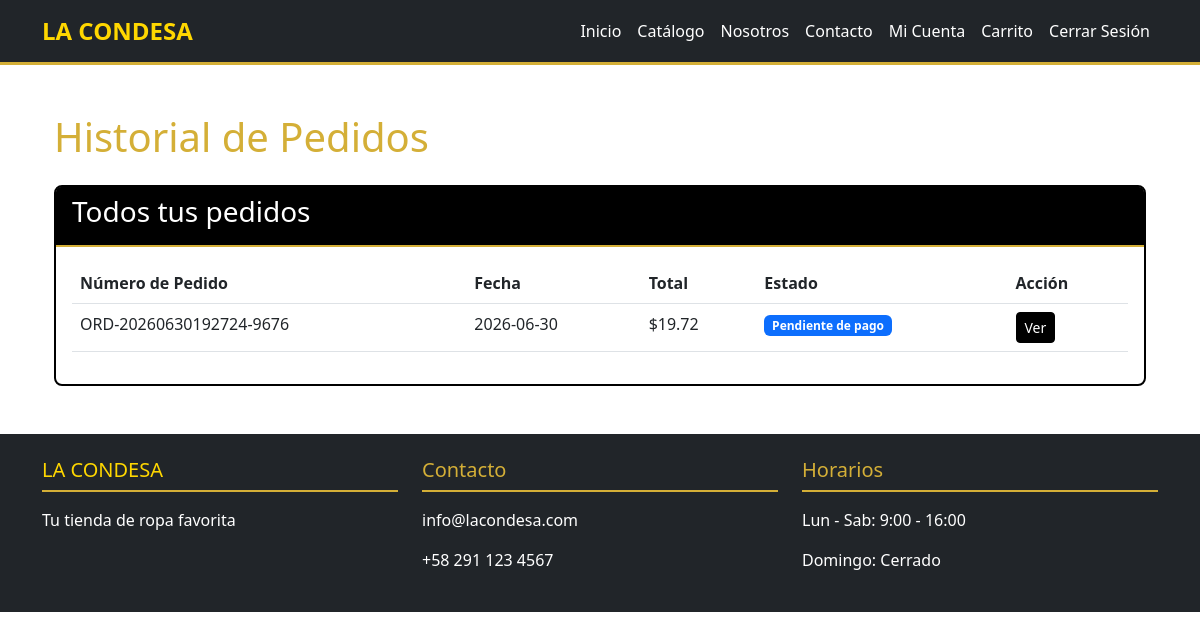
/customer/orders (signed in), run on the app's committed database.
### models/order.py (models this page shows, shortened)
class Order(db.Model):
    __tablename__ = 'orders'
    STATUSES = ['pending_payment', 'paid', 'preparing', 'ready_for_pickup', 'delivered']
    PAYMENT_STATUS = ['pending', 'verified', 'cancelled']
    id = db.Column(db.Integer, primary_key=True)
    user_id = db.Column(db.Integer, db.ForeignKey('users.id'), nullable=False)
    order_number = db.Column(db.String(20), unique=True, nullable=False, index=True)
    subtotal = db.Column(db.Float, nullable=False, default=0.0)
    tax = db.Column(db.Float, nullable=False, default=0.0)
    discount = db.Column(db.Float, nullable=False, default=0.0)
    total = db.Column(db.Float, nullable=False, default=0.0)
    status = db.Column(db.String(20), default='pending_payment', nullable=False)
    pickup_location = db.Column(db.String(100), nullable=True)
    payment_status = db.Column(db.String(20), default='pending', nullable=False)
    payment_reference = db.Column(db.String(50), nullable=True)
    receipt_path = db.Column(db.String(255), nullable=True)
    payment_receipt_path = db.Column(db.String(255), nullable=True)
    confirmed_by_id = db.Column(db.Integer, db.ForeignKey('users.id'), nullable=True)
    created_at = db.Column(db.DateTime, default=datetime.utcnow)
    paid_at = db.Column(db.DateTime, nullable=True)
    delivered_at = db.Column(db.DateTime, nullable=True)
    items = db.relationship('OrderItem', backref='order', lazy='dynamic', cascade='all, delete-orphan')
    customer = db.relationship('User', foreign_keys=[user_id], back_populates='orders', lazy='select')
    confirmed_by = db.relationship('User', foreign_keys=[confirmed_by_id], lazy='select', overlaps="orders")

### routes/customer.py (the view)
@customer_bp.route('/orders')
@login_required
def orders():
    user_orders = Order.query.filter_by(user_id=current_user.id).order_by(Order.created_at.desc()).all()
    return render_template('customer/orders.html', orders=user_orders)

### utils/sessions.py (called while the page is built)
def track_session_activity():
    if current_user.is_authenticated:
        session['last_activity'] = datetime.utcnow().isoformat()
        session['user_agent'] = request.headers.get('User-Agent')
        session['ip_address'] = request.remote_addr

### templates/customer/orders.html (shortened to what this page needs)
{% extends "base.html" %}
{% block content %}
<div class="container mt-5">
    <h1 class="text-gold mb-4">Historial de Pedidos</h1>
    {% if orders %}
    <div class="card border-black">
        <div class="card-header">
            <h3>Todos tus pedidos</h3>
        </div>
        <div class="card-body">
            <table class="table">
                <thead>
                    <tr>
                        <th>Número de Pedido</th>
                        <th>Fecha</th>
                        <th>Total</th>
                        <th>Estado</th>
                        <th>Acción</th>
                    </tr>
                </thead>
                <tbody>
                    {% for order in orders %}
                    <tr>
                        <td>{{ order.order_number }}</td>
                        <td>{{ order.created_at.strftime('%Y-%m-%d') }}</td>
                        <td>${{ "%.2f"|format(order.total) }}</td>
                        <td><span class="badge bg-primary">{{ order.status|status_es }}</span></td>
                        <td>
                            <a href="{{ url_for('customer.order_detail', order_id=order.id) }}" class="btn btn-sm btn-primary">Ver</a>
                        </td>
                    </tr>
                    {% endfor %}
                </tbody>
            </table>
        </div>
    </div>
    {% else %}
    <div class="alert alert-info">
        No tienes pedidos registrados.
        <a href="{{ url_for('public.catalog') }}" class="alert-link">Ir al catálogo</a>
    </div>
    {% endif %}
</div>
{% endblock %}

### static/css/style.css (style rules this page uses)
:root { --primary-black: #000000; --primary-gold: #D4AF37; --primary-blue: #1E90FF; --primary-white: #FFFFFF; }
body { font-family: 'Segoe UI', Tahoma, Geneva, Verdana, sans-serif; background-color: var(--primary-white); }
.btn-primary { background-color: var(--primary-black); border-color: var(--primary-black); }
.text-gold { color: var(--primary-gold) !important; }
.card { border: 2px solid var(--primary-black); border-radius: 8px; }
.card-header { background-color: var(--primary-black); color: var(--primary-white); border-bottom: 2px solid var(--primary-gold); }

### data on the page
Order: order_number "ORD-20260630192724-9676", created_at "2026-06-30", total "19.72", status|status_es "Pendiente de pago"
